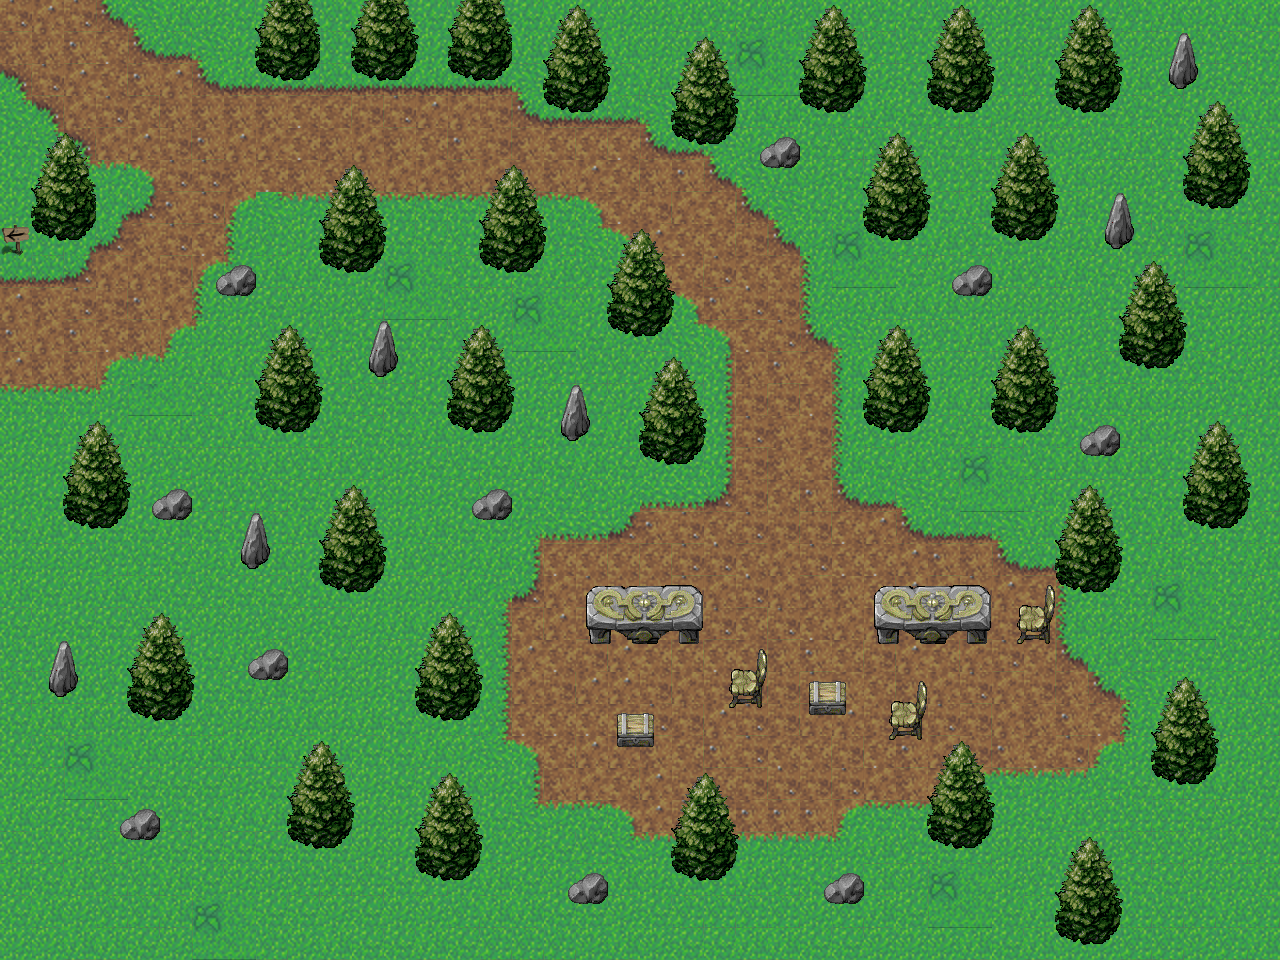

This game map was drawn from its Tiled (.tmx) file and the tilesets committed beside it. A one-line description and the trimmed map source follow:
An orthogonal 40x30 tile map with 32x32 px tiles, 3 tile layers (Background, Foreground, Top), 8 tilesets and 79 objects (9x drink, 6x food, 3x magic item, TestLevel, TestLevel3, ...).

<map version="1.0" orientation="orthogonal" width="40" height="30" tilewidth="32" tileheight="32">
 <tileset firstgid="1" name="grass-tiles-2-small" tilewidth="32" tileheight="32">
  <image source="grass-tiles-2-small.png" width="384" height="192" />
 </tileset>
 <tileset firstgid="73" name="TREE" tilewidth="32" tileheight="32">
  <image source="2D Circle Graphic/TREE.GIF" trans="4b637f" width="640" height="480" />
 </tileset>
 <tileset firstgid="373" name="BENCH" tilewidth="32" tileheight="32">
  <image source="2D Circle Graphic/BENCH.GIF" trans="4b637f" width="640" height="480" />
 </tileset>
 <tileset firstgid="673" name="beer" tilewidth="32" tileheight="32">
  <image source="beer.png" width="32" height="32" />
 </tileset>
 <tileset firstgid="674" name="runes" tilewidth="32" tileheight="32">
  <image source="runes.png" width="32" height="32" />
 </tileset>
 <tileset firstgid="675" name="littleshrooms_0" tilewidth="32" tileheight="32">
  <image source="littleshrooms_0.png" width="32" height="40" />
 </tileset>
 <tileset firstgid="676" name="cut_bush" tilewidth="32" tileheight="32">
  <image source="cut_bush.png" width="32" height="32" />
 </tileset>
 <tileset firstgid="677" name="sign" tilewidth="32" tileheight="32">
  <image source="sign.png" width="32" height="32" />
 </tileset>
 <layer name="Background" width="40" height="30">
  <data>[1200 cells, 1200 non-empty, 31 distinct tile ids]</data>
 </layer>
 <layer name="Foreground" width="40" height="30">
  <data>[1200 cells, 112 non-empty, 29 distinct tile ids]</data>
 </layer>
 <layer name="Top" width="40" height="30">
  <data>[1200 cells, 532 non-empty, 20 distinct tile ids]</data>
 </layer>
 <objectgroup name="Obstacles" width="40" height="30">
  <object x="269" y="38" width="41" height="35" />
  <object x="366" y="40" width="41" height="35" />
  <object x="459" y="39" width="41" height="35" />
  <object x="555" y="70" width="41" height="35" />
  <object x="681" y="102" width="41" height="35" />
  <object x="811" y="71" width="41" height="35" />
  <object x="939" y="74" width="41" height="35" />
  <object x="1067" y="70" width="41" height="35" />
  <object x="1003" y="196" width="41" height="35" />
  <object x="875" y="200" width="41" height="35" />
  <object x="1193" y="164" width="41" height="35" />
  <object x="1133" y="322" width="41" height="35" />
  <object x="1005" y="394" width="41" height="35" />
  <object x="875" y="392" width="41" height="35" />
  <object x="651" y="420" width="41" height="35" />
  <object x="619" y="292" width="41" height="35" />
  <object x="491" y="226" width="41" height="35" />
  <object x="327" y="224" width="41" height="35" />
  <object x="47" y="202" width="41" height="35" />
  <object x="75" y="488" width="41" height="35" />
  <object x="335" y="552" width="41" height="35" />
  <object x="269" y="386" width="41" height="35" />
  <object x="459" y="384" width="41" height="35" />
  <object x="137" y="672" width="41" height="35" />
  <object x="429" y="676" width="41" height="35" />
  <object x="427" y="840" width="41" height="35" />
  <object x="297" y="804" width="41" height="35" />
  <object x="683" y="834" width="41" height="35" />
  <object x="943" y="806" width="41" height="35" />
  <object x="1069" y="902" width="41" height="35" />
  <object x="1169" y="742" width="41" height="35" />
  <object x="1069" y="548" width="41" height="35" />
  <object x="1197" y="488" width="41" height="35" />
  <object x="767" y="143" width="30" height="24" />
  <object x="959" y="270" width="30" height="24" />
  <object x="1085" y="427" width="30" height="24" />
  <object x="829" y="882" width="30" height="24" />
  <object x="573" y="879" width="30" height="24" />
  <object x="253" y="654" width="30" height="24" />
  <object x="124" y="813" width="30" height="24" />
  <object x="159" y="495" width="30" height="24" />
  <object x="223" y="270" width="30" height="24" />
  <object x="479" y="494" width="30" height="24" />
  <object x="1107" y="219" width="22" height="25" />
  <object x="1171" y="61" width="22" height="25" />
  <object x="243" y="541" width="22" height="25" />
  <object x="51" y="667" width="22" height="25" />
  <object x="371" y="349" width="22" height="25" />
  <object x="565" y="414" width="22" height="25" />
  <object x="588" y="589" width="111" height="16" />
  <object x="877" y="589" width="109" height="13" />
  <object x="733" y="671" width="23" height="13" />
  <object x="810" y="683" width="35" height="9" />
  <object x="618" y="716" width="34" height="9" />
  <object x="891" y="703" width="25" height="10" />
  <object x="1020" y="605" width="22" height="11" />
  <object gid="676" x="768" y="467" width="32" height="32" />
  <object x="4" y="229" width="24" height="25" />
 </objectgroup>
 <objectgroup name="Items" width="40" height="30">
  <object name="KOFF" type="drink" gid="673" x="529" y="324" />
  <object name="KOFF" type="drink" gid="673" x="464" y="157" />
  <object name="KOFF" type="drink" gid="673" x="875" y="313" />
  <object name="KOFF" type="drink" gid="673" x="967" y="525" />
  <object name="KOFF" type="drink" gid="673" x="692" y="553" />
  <object name="KOFF" type="drink" gid="673" x="567" y="696" />
  <object name="KOFF" type="drink" gid="673" x="751" y="792" />
  <object name="KOFF" type="drink" gid="673" x="1019" y="737" />
  <object name="KOFF" type="drink" gid="673" x="827" y="563" />
  <object name="Runes" type="magic item" gid="674" x="552" y="545" />
  <object name="Runes" type="magic item" gid="674" x="549" y="781" />
  <object name="Runes" type="magic item" gid="674" x="1107" y="827" />
  <object name="Mushrooms" type="food" gid="675" x="811" y="219" />
  <object name="Mushrooms" type="food" gid="675" x="344" y="448" />
  <object name="Mushrooms" type="food" gid="675" x="329" y="692" />
  <object name="Mushrooms" type="food" gid="675" x="171" y="897" />
  <object name="Mushrooms" type="food" gid="675" x="1172" y="611" />
  <object name="Mushrooms" type="food" gid="675" x="1131" y="165" />
 </objectgroup>
 <objectgroup name="LevelChangers" width="40" height="30">
  <object name="TestLevel" x="0" y="287" width="59" height="96" />
  <object name="TestLevel3" x="4" y="3">
   <polygon points="0,0 -1,65 97,-2" />
  </object>
 </objectgroup>
 <objectgroup name="Events" width="40" height="30">
  <object name="message" type="interact" x="772" y="440" width="22" height="23">
   <properties>
    <property name="value" value="This tree looks like it can be CUT down!" />
   </properties>
  </object>
 </objectgroup>
 <objectgroup name="Characters" width="40" height="30" />
</map>
